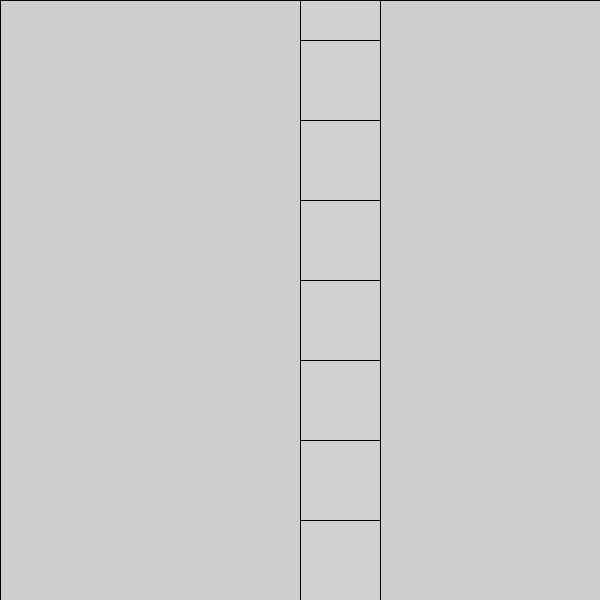
Frame 1 (no input)
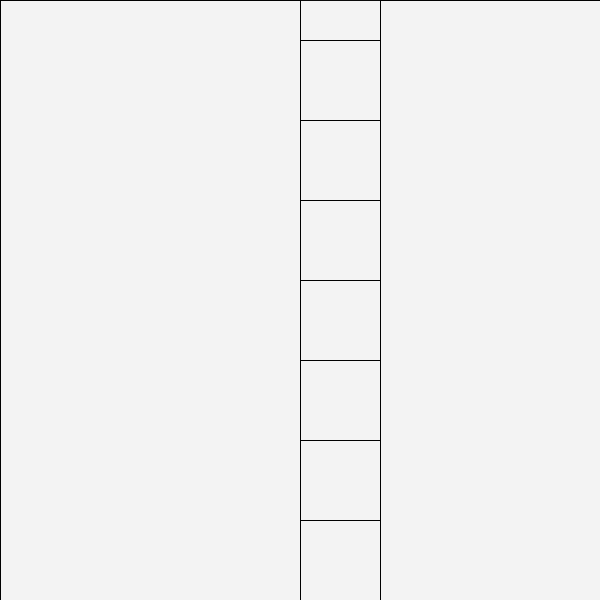
Frame 60 (the mouse pressed at the canvas centre just before this capture)
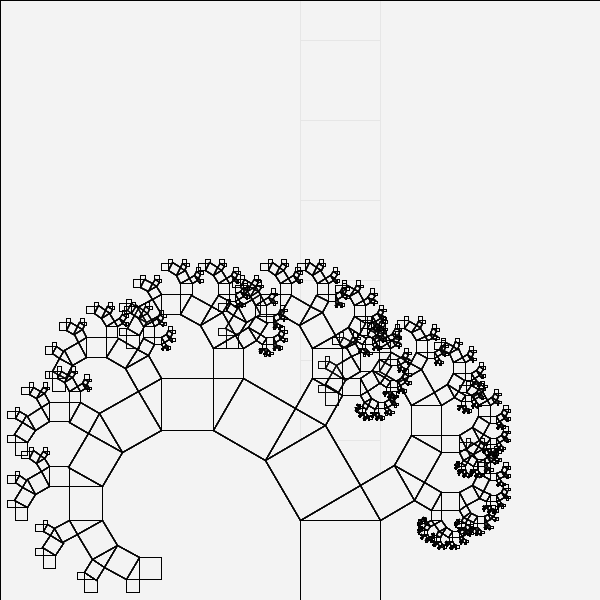
Frame 120 (the mouse held since frame 60 and released just before this capture)

The Processing sketch that drew these frames (run headless with seeded random() and noise(); from frame 60 on, the mouse is pressed at the canvas centre):

// Processing sketch: P_S3_Obj1
// ── P_S3_Obj1.pde
//Tomas de Camino Beck
void setup() {
  size(600, 600);
  smooth();
}

void draw() {
  //background(255);
  fill(255, 10);
  int x=width/2-75;
  int y =height-200;
  rect(0, 0, width, height);
  drawPythagoras(width/2,height-80,80,9);
}

void drawPythagoras(int x, int y, int h, int levels){
  rect(x, y, h, h);
  catetos(x, y, h,levels);
  
}

void catetos(float x, float y, float h,int level) {
  if (level>0) {
    pushMatrix();
    translate(x, y);
    //calcuates sides abd angles
    float a = map(mouseX, 0, width, 0, h);
    float b=sqrt(sq(h)-sq(a));
    float ang = PI+atan2(b, a);
    float angA = TWO_PI+(ang);
    //rect(0,0,h,h);

    //draws right squares
    pushMatrix();
    translate(h, 0);
    rotate(ang);
    textSize(24);
    rect(0, 0, a, a);
    rotate(PI);
    catetos(-a,-a,a,level-1);
    popMatrix();

    //draws left square
    pushMatrix();
    rotate(angA);
    rect(0, 0, b, b);
    translate(b,0);
    rotate(HALF_PI);
    catetos(0,0,b,level-1);
        
    popMatrix();  

    popMatrix();
  }
}

// ── Pythagoras_Obj.pde
class Pythagoras_Obj{
 PVector sq1,sq2,sq3;
 PVector o1;
 float op,ad,hyp;
 float angB,angA;
  
  Pythagoras_Obj(float x, float y,float h,float adj){
    o1 = new PVector(x,y,0);
 //   adj = a;
    hyp = h;
    op =sqrt(sq(hyp)-sq(adj));
    angB = PI+atan2(op, adj);
    angA = TWO_PI+(angB); 
  }
 
 
  
}
